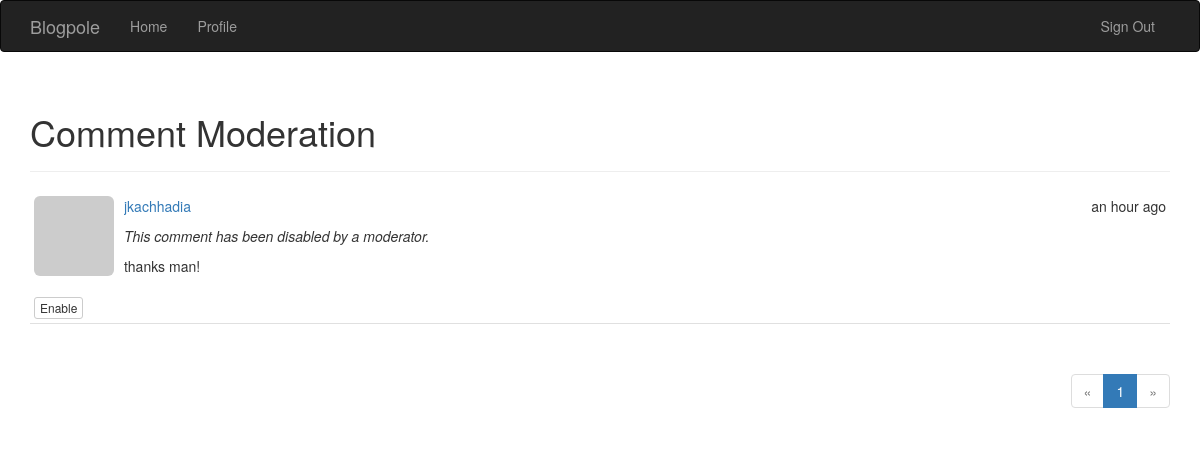
Screenshot of /moderate (signed in) with the database file from the repository.
### app/models.py (models this page shows, shortened)
class Comment(db.Model):
    __tablename__='comments'
    id=db.Column(db.Integer,primary_key=True)
    body=db.Column(db.Text)
    body_html=db.Column(db.Text)
    timestamp=db.Column(db.DateTime,index=True,default=datetime.utcnow)
    disabled=db.Column(db.Boolean)
    author_id=db.Column(db.Integer,db.ForeignKey('users.id'))
    post_id=db.Column(db.Integer,db.ForeignKey('posts.id'))

class User(db.Model, UserMixin):
    __tablename__ = 'users'
    id = db.Column(db.Integer, primary_key=True)
    email= db.Column(db.String(64),unique=True,index=True)
    username = db.Column(db.String(64), unique=True, index=True)
    role_id = db.Column(db.Integer, db.ForeignKey('roles.id'))
    password_hash= db.Column(db.String(128))
    confirmed=db.Column(db.Boolean,default=False)
    name=db.Column(db.String(64))
    location=db.Column(db.String(64))
    about_me=db.Column(db.Text())
    member_since=db.Column(db.DateTime(),default=datetime.utcnow)
    last_seen=db.Column(db.DateTime(), default=datetime.utcnow)
    avatar_hash=db.Column(db.String(32))
    posts=db.relationship('Post',backref='author', lazy='dynamic')
    followed=db.relationship('Follow',foreign_keys=[Follow.follower_id],backref=db.backref('follower',lazy='joined'),lazy='dynamic',cascade='all,delete-orphan')
    followers=db.relationship('Follow',foreign_keys=[Follow.followed_id],backref=db.backref('followed',lazy='joined'),lazy='dynamic',cascade='all, delete-orphan')
    comments=db.relationship('Comment',backref='author',lazy='dynamic')
    def gravatar(self,size=100,default='identicon',rating='g'):
        if request.is_secure:
            url= 'https://secure.gravatar.com/avatar'
        else:
            url= 'http://www.gravatar.com/avatar'
        hash= self.avatar_hash or hashlib.md5(self.email.encode('utf-8')).hexdigest()
        return '{url}/{hash}?s={size}&d={default}&r={rating}'.format(url=url,hash=hash,size=size,default=default,rating=rating)
    def ping(self):
        self.last_seen =datetime.utcnow()
        db.session.add(self)
    def can(self,permissions):
        return self.role is not None and (self.role.permissions & permissions) == permissions
    @property
    def password(self):
        raise AttributeError('password is not a readable attribute.')

### app/main/views.py (the view)
@main.route('/moderate')
@login_required
@permission_required(Permission.MODERATE_COMMENTS)
def moderate():
    page=request.args.get('page',1,type=int)
    pagination=Comment.query.order_by(Comment.timestamp.desc()).paginate(page,per_page=current_app.config['BLOGPOLE_COMMENTS_PER_PAGE'],error_out=False)
    comments=pagination.items
    return render_template('moderate.html',comments=comments,pagination=pagination,page=page)

### app/auth/views.py (called while the page is built)
@auth.before_app_request
def before_request():
    if current_user.is_authenticated():
        current_user.ping()
        if not current_user.confirmed and request.endpoint[:5] !='auth.':
            return redirect(url_for('auth.unconfirmed'))

### app/main/__init__.py (called while the page is built)
@main.app_context_processor
def inject_permissions():
    return dict(Permission=Permission)

### app/models.py (called while the page is built)
@login_manager.user_loader
def load_user(user_id):
    return User.query.get(int(user_id))

### app/templates/moderate.html (shortened to what this page needs)
{% extends "base.html" %}
{% import "_macros.html" as macros %}
{% block page_content %}
<div class="page-header">
  <h1> Comment Moderation</h1>
</div>
{% set moderate=True %}
{% include "_comments.html" %}
{% if pagination %}
<div class="pagination">
{{ macros.pagination_widget(pagination, '.moderate') }}
</div>
{% endif %}
{% endblock %}

### app/templates/_comments.html
<ul class="media-list">
    {% for comment in comments %}
    <li class="media" style="padding:4px;">
            <a class="pull-left" href="{{ url_for('.user', username=comment.author.username) }}">
                <img class="img-rounded profile-thumbnail media-object" src="{{ comment.author.gravatar(size=40) }}">
            </a>
          <div class="media-body">
            <div class="media-heading"><a href="{{ url_for('.user', username=comment.author.username) }}">{{ comment.author.username }}</a><div class="pull-right">{{ moment(comment.timestamp).fromNow() }}</div></div>
              {% if comment.disabled %}
              <p><p><i>This comment has been disabled by a moderator.</i></p>
              {% endif %}
              {% if moderate or not comment.disabled %}
              {% if comment.body_html %}
            {{ comment.body_html | safe }}
            {% else %}
            {{ comment.body }}
            {% endif %}
            {% endif %}
            </div>
            {% if moderate %}
            <br>
            {% if comment.disabled %}
            <a class="btn btn-default btn-xs" href="{{url_for('.moderate_enable',id=comment.id,page=page)}}">Enable</a>
            {% else %}
              <a class="btn btn-default btn-xs" href="{{url_for('.moderate_disable',id=comment.id,page=page)}}">Disable</a>
              {% endif %}
              {% endif %}
    </li>
    {% endfor %}
</ul>

### app/static/styles.css (style rules this page uses)
.media { margin-top: 0px; border-bottom: 1px solid #e0e0e0; }
.pagination { float:right;; }

### rows the page displays
Comment: author.username "jkachhadia", timestamp "an hour ago", shows "This comment has been disabled by a moderator.", body_html "thanks man!"

### other values shown
{{ p }} "1"
